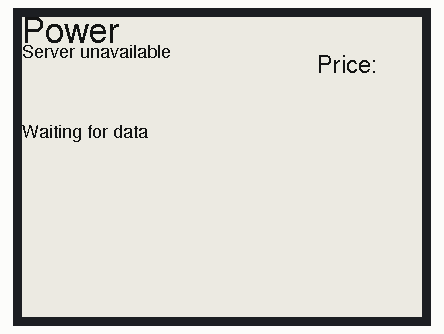
Simulated run of this sketch. Board: ESP32. Shown: 400×300 one-colour display. WiFi joins after 1.5 s; servers stay silent unless stated; what the sketch prints to the serial monitor is not drawn.

Above: at 8.3 s.

The sketch:

src.ino
```cpp
#include <GxEPD2_BW.h>
#include <GxEPD2_3C.h>
#include <Fonts/FreeSans9pt7b.h>
#include <Fonts/FreeSans18pt7b.h>
#include <Fonts/FreeSans12pt7b.h>
#include <WiFi.h>
#include <HTTPClient.h>
#include <ArduinoJson.h>

// Check the GxEPD2 examples to find the proper class for your display. This is from the "HelloWorld"-example.
// Adjust initializer to pinout configuration
GxEPD2_BW<GxEPD2_420, GxEPD2_420::HEIGHT> display(GxEPD2_420(/*CS=5*/ SS, /*DC=*/22, /*RST=*/21, /*BUSY=*/4)); // GDEW042T2 400x300, UC8176 (IL0398)

// Global counter for keeping track of updates
uint8_t counter = 0;
// Store JSON from webservice in memory, so it can be referenced again easily
StaticJsonDocument<2000> doc;

/*
Connection state indicator, used for displaying error messages in case of connection loss
0 = not connected
1 = connected, ok
2 = disconnected from wifi
3 = GET !200
*/
uint8_t connectionState = 0;

void setup()
{
    Serial.begin(115200);
    display.init(115200);
    connectWifi();
    refreshData();
    setupInit();
    display.hibernate();
}

void loop()
{
    display.setPartialWindow(0, 0, display.width(), 60);
    display.firstPage();
    do
    {
        //display.fillScreen(GxEPD_WHITE);
        if (counter >= 30)
        {
            refreshData();
            counter = 0;
        }
        updateData();
    } while (display.nextPage());

    display.setPartialWindow(0, 60, display.width(), display.height() - 60);
    display.firstPage();
    do
    {
        updateChart();
    } while (display.nextPage());
    counter += 1;
    delay(1000);
};

void connectWifi()
{
    if(WiFi.status() == WL_CONNECTED)
        return;

    Serial.println("Connecting to WiFi");
    WiFi.mode(WIFI_STA);
    WiFi.disconnect();
    delay(100);
    WiFi.begin("SSID", "PASS");
    Serial.print("Connecting to WiFi ..");
    while (WiFi.status() != WL_CONNECTED)
    {
        Serial.print('.');
        delay(500);
    }
    connectionState = (WiFi.status() == WL_CONNECTED) ? 0 : 1;
    Serial.println(WiFi.localIP());
}

void updateChart()
{
    double max = atof( (const char*)doc["max"]);
    // Clear chart
    display.fillScreen(GxEPD_WHITE);
    uint8_t numPrices = doc["prices"].size();
    if (numPrices <= 0)
    {
        display.setFont(&FreeSans9pt7b);
        writeText("Waiting for data", 0, 120);
        return;
    }
    // Bottom line
    display.drawLine(0, display.height() - 30, display.width(), display.height() - 30, GxEPD_BLACK);

    // Draw chart
    uint16_t yValOffset = 35, xPos = 0, pct, val, yPos;
    display.setFont(&FreeSans9pt7b);
    for (uint8_t i = 0; i < numPrices; i++)
    {
        const char *hour = doc["hours"][i];
        const char *price_c = doc["prices"][i];
        double price = atof((char *)price_c);

        xPos += (i == 0) ? 0 : 30;
        pct = price * 100 / max;
        val = (pct <= 10) ? 10 : 150 * (int)pct / 100;
        yPos = display.height() - (val + yValOffset);
        // Draw bar
        display.fillRect(xPos + 12, yPos, 19, val, GxEPD_BLACK);
        // Hour
        writeText((char *)hour, xPos + 11, display.height() - 5);
        // Price
        writeText((char *)price_c, xPos + 8, yPos - 5);
    }
}


void setupInit()
{
    display.setRotation(2);
    display.setTextColor(GxEPD_BLACK);
    display.setFullWindow();
    display.firstPage();
    do
    {
    } while (display.nextPage());
    Serial.println("Setupinit complete");
}

void updateData()
{
    writeHeader();
    showConnectionMessage();
    updateTime();
    updatePrice();
    updateDate();
}

void showConnectionMessage()
{
    display.setFont(&FreeSans9pt7b);
    switch(connectionState)
    {
        case 0: writeText("Not connected", 0,40); break;
        case 1: display.drawRect(0,30,150,40, GxEPD_WHITE); break;
        case 2: writeText("Disconnected!", 0,40); break;
        case 3: writeText("Server unavailable", 0,40); break;
    }
}

void writeHeader()
{
    display.setFont(&FreeSans18pt7b);
    writeText("Power", 0, 25);
}

void updateTime()
{
    const char *time = (const char *)doc["time"];
    display.setFont(&FreeSans18pt7b);
    writeText((char*)time, 310,30);
}

void updatePrice()
{
    const char *price = doc["prices"][0];
    char txt[15] = "Price: ";
    char *msg = strcat(txt, price);
    display.setFont(&FreeSans12pt7b);
    writeText((char*)msg, 295,55);
}

void updateDate()
{
    const char *date = doc["date"];
    display.setFont(&FreeSans9pt7b);
    writeText((char*)date, 150,15);
}

void writeText(char *text, int x, int y)
{
    display.setCursor(x, y);
    display.print(text);
}

void refreshData()
{
    Serial.write("Refresh data...");
    connectWifi();

    HTTPClient http;
    http.begin("http://192.168.50.92:3000/power/report");

    Serial.write("Update data request response");
    uint16_t rCode = http.GET();
    if (rCode == 200)
    {
        Serial.println("GET 200");
        connectionState = 1;
        DeserializationError error = deserializeJson(doc, http.getString());
        if(error) { writeText("Data error", 0,30); }
    }else{
        Serial.print("Disconnected");
        connectionState = 3;
    }
}
```
